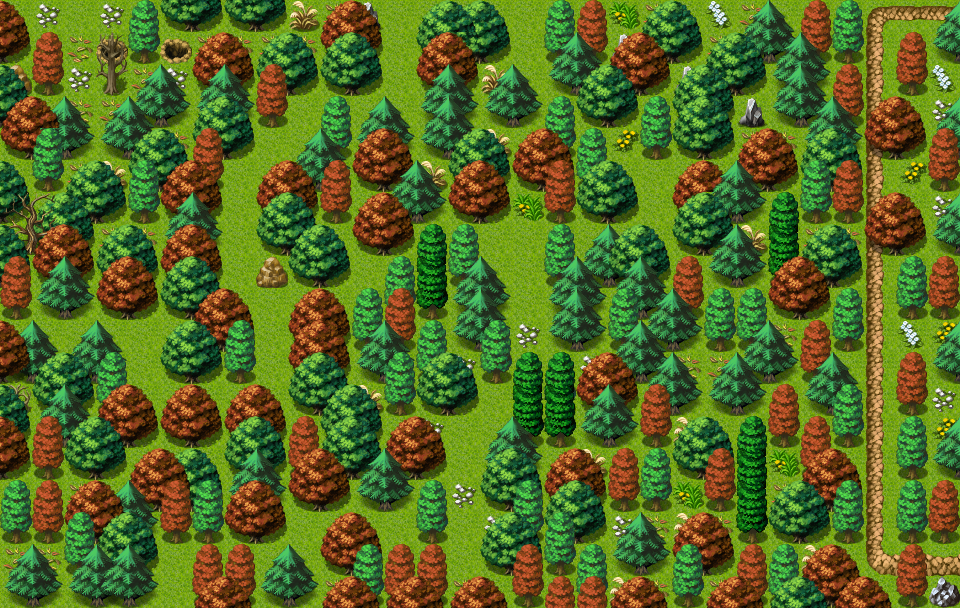

Tiled map render using the project's own tile images. Description and the map definition, with tile-layer contents summarised, below:
An orthogonal 30x19 tile map with 32x32 px tiles, 4 tile layers (Ground, Objects, Above, Top), 2 hidden layers not drawn, 61 tilesets and 15 objects (11x spawn, 4x mapchange).

<map version="1.8" tiledversion="1.8.4" orientation="orthogonal" renderorder="right-down" width="30" height="19" tilewidth="32" tileheight="32" infinite="0" nextlayerid="11" nextobjectid="16">
 <tileset firstgid="1" name="map_bed_1" tilewidth="32" tileheight="32" tilecount="128" columns="16">
  <image source="../drawable/map_bed_1.png" width="512" height="256" />
 </tileset>
 <tileset firstgid="129" name="map_border_1" tilewidth="32" tileheight="32" tilecount="128" columns="16">
  <image source="../drawable/map_border_1.png" width="512" height="256" />
 </tileset>
 <tileset firstgid="257" name="map_bridge_1" tilewidth="32" tileheight="32" tilecount="128" columns="16">
  <image source="../drawable/map_bridge_1.png" width="512" height="256" />
 </tileset>
 <tileset firstgid="385" name="map_bridge_2" tilewidth="32" tileheight="32" tilecount="128" columns="16">
  <image source="../drawable/map_bridge_2.png" width="512" height="256" />
 </tileset>
 <tileset firstgid="513" name="map_broken_1" tilewidth="32" tileheight="32" tilecount="128" columns="16">
  <image source="../drawable/map_broken_1.png" width="512" height="256" />
 </tileset>
 <tileset firstgid="641" name="map_cavewall_1" tilewidth="32" tileheight="32" tilecount="108" columns="18">
  <image source="../drawable/map_cavewall_1.png" width="576" height="192" />
 </tileset>
 <tileset firstgid="749" name="map_cavewall_2" tilewidth="32" tileheight="32" tilecount="108" columns="18">
  <image source="../drawable/map_cavewall_2.png" width="576" height="192" />
 </tileset>
 <tileset firstgid="857" name="map_cavewall_3" tilewidth="32" tileheight="32" tilecount="108" columns="18">
  <image source="../drawable/map_cavewall_3.png" width="576" height="192" />
 </tileset>
 <tileset firstgid="965" name="map_cavewall_4" tilewidth="32" tileheight="32" tilecount="108" columns="18">
  <image source="../drawable/map_cavewall_4.png" width="576" height="192" />
 </tileset>
 <tileset firstgid="1073" name="map_chair_table_1" tilewidth="32" tileheight="32" tilecount="128" columns="16">
  <image source="../drawable/map_chair_table_1.png" width="512" height="256" />
 </tileset>
 <tileset firstgid="1201" name="map_chair_table_2" tilewidth="32" tileheight="32" tilecount="128" columns="16">
  <image source="../drawable/map_chair_table_2.png" width="512" height="256" />
 </tileset>
 <tileset firstgid="1329" name="map_crate_1" tilewidth="32" tileheight="32" tilecount="128" columns="16">
  <image source="../drawable/map_crate_1.png" width="512" height="256" />
 </tileset>
 <tileset firstgid="1457" name="map_cupboard_1" tilewidth="32" tileheight="32" tilecount="128" columns="16">
  <image source="../drawable/map_cupboard_1.png" width="512" height="256" />
 </tileset>
 <tileset firstgid="1585" name="map_curtain_1" tilewidth="32" tileheight="32" tilecount="128" columns="16">
  <image source="../drawable/map_curtain_1.png" width="512" height="256" />
 </tileset>
 <tileset firstgid="1713" name="map_entrance_1" tilewidth="32" tileheight="32" tilecount="128" columns="16">
  <image source="../drawable/map_entrance_1.png" width="512" height="256" />
 </tileset>
 <tileset firstgid="1841" name="map_entrance_2" tilewidth="32" tileheight="32" tilecount="128" columns="16">
  <image source="../drawable/map_entrance_2.png" width="512" height="256" />
 </tileset>
 <tileset firstgid="1969" name="map_fence_1" tilewidth="32" tileheight="32" tilecount="128" columns="16">
  <image source="../drawable/map_fence_1.png" width="512" height="256" />
 </tileset>
 <tileset firstgid="2097" name="map_fence_2" tilewidth="32" tileheight="32" tilecount="128" columns="16">
  <image source="../drawable/map_fence_2.png" width="512" height="256" />
 </tileset>
 <tileset firstgid="2225" name="map_fence_3" tilewidth="32" tileheight="32" tilecount="128" columns="16">
  <image source="../drawable/map_fence_3.png" width="512" height="256" />
 </tileset>
 <tileset firstgid="2353" name="map_fence_4" tilewidth="32" tileheight="32" tilecount="128" columns="16">
  <image source="../drawable/map_fence_4.png" width="512" height="256" />
 </tileset>
 <tileset firstgid="2481" name="map_ground_1" tilewidth="32" tileheight="32" tilecount="128" columns="16">
  <image source="../drawable/map_ground_1.png" width="512" height="256" />
 </tileset>
 <tileset firstgid="2609" name="map_ground_2" tilewidth="32" tileheight="32" tilecount="128" columns="16">
  <image source="../drawable/map_ground_2.png" width="512" height="256" />
 </tileset>
 <tileset firstgid="2737" name="map_ground_3" tilewidth="32" tileheight="32" tilecount="128" columns="16">
  <image source="../drawable/map_ground_3.png" width="512" height="256" />
 </tileset>
 <tileset firstgid="2865" name="map_ground_4" tilewidth="32" tileheight="32" tilecount="128" columns="16">
  <image source="../drawable/map_ground_4.png" width="512" height="256" />
 </tileset>
 <tileset firstgid="2993" name="map_ground_5" tilewidth="32" tileheight="32" tilecount="128" columns="16">
  <image source="../drawable/map_ground_5.png" width="512" height="256" />
 </tileset>
 <tileset firstgid="3121" name="map_ground_6" tilewidth="32" tileheight="32" tilecount="128" columns="16">
  <image source="../drawable/map_ground_6.png" width="512" height="256" />
 </tileset>
 <tileset firstgid="3249" name="map_ground_7" tilewidth="32" tileheight="32" tilecount="128" columns="16">
  <image source="../drawable/map_ground_7.png" width="512" height="256" />
 </tileset>
 <tileset firstgid="3377" name="map_ground_8" tilewidth="32" tileheight="32" tilecount="128" columns="16">
  <image source="../drawable/map_ground_8.png" width="512" height="256" />
 </tileset>
 <tileset firstgid="3505" name="map_house_1" tilewidth="32" tileheight="32" tilecount="128" columns="16">
  <image source="../drawable/map_house_1.png" width="512" height="256" />
 </tileset>
 <tileset firstgid="3633" name="map_house_2" tilewidth="32" tileheight="32" tilecount="128" columns="16">
  <image source="../drawable/map_house_2.png" width="512" height="256" />
 </tileset>
 <tileset firstgid="3761" name="map_indoor_1" tilewidth="32" tileheight="32" tilecount="128" columns="16">
  <image source="../drawable/map_indoor_1.png" width="512" height="256" />
 </tileset>
 <tileset firstgid="3889" name="map_indoor_2" tilewidth="32" tileheight="32" tilecount="128" columns="16">
  <image source="../drawable/map_indoor_2.png" width="512" height="256" />
 </tileset>
 <tileset firstgid="4017" name="map_kitchen_1" tilewidth="32" tileheight="32" tilecount="128" columns="16">
  <image source="../drawable/map_kitchen_1.png" width="512" height="256" />
 </tileset>
 <tileset firstgid="4145" name="map_outdoor_1" tilewidth="32" tileheight="32" tilecount="128" columns="16">
  <image source="../drawable/map_outdoor_1.png" width="512" height="256" />
 </tileset>
 <tileset firstgid="4273" name="map_pillar_1" tilewidth="32" tileheight="32" tilecount="128" columns="16">
  <image source="../drawable/map_pillar_1.png" width="512" height="256" />
 </tileset>
 <tileset firstgid="4401" name="map_pillar_2" tilewidth="32" tileheight="32" tilecount="128" columns="16">
  <image source="../drawable/map_pillar_2.png" width="512" height="256" />
 </tileset>
 <tileset firstgid="4529" name="map_plant_1" tilewidth="32" tileheight="32" tilecount="128" columns="16">
  <image source="../drawable/map_plant_1.png" width="512" height="256" />
 </tileset>
 <tileset firstgid="4657" name="map_plant_2" tilewidth="32" tileheight="32" tilecount="128" columns="16">
  <image source="../drawable/map_plant_2.png" width="512" height="256" />
 </tileset>
 <tileset firstgid="4785" name="map_rock_1" tilewidth="32" tileheight="32" tilecount="128" columns="16">
  <image source="../drawable/map_rock_1.png" width="512" height="256" />
 </tileset>
 <tileset firstgid="4913" name="map_rock_2" tilewidth="32" tileheight="32" tilecount="128" columns="16">
  <image source="../drawable/map_rock_2.png" width="512" height="256" />
 </tileset>
 <tileset firstgid="5041" name="map_roof_1" tilewidth="32" tileheight="32" tilecount="128" columns="16">
  <image source="../drawable/map_roof_1.png" width="512" height="256" />
 </tileset>
 <tileset firstgid="5169" name="map_roof_2" tilewidth="32" tileheight="32" tilecount="128" columns="16">
  <image source="../drawable/map_roof_2.png" width="512" height="256" />
 </tileset>
 <tileset firstgid="5297" name="map_roof_3" tilewidth="32" tileheight="32" tilecount="128" columns="16">
  <image source="../drawable/map_roof_3.png" width="512" height="256" />
 </tileset>
 <tileset firstgid="5425" name="map_shop_1" tilewidth="32" tileheight="32" tilecount="128" columns="16">
  <image source="../drawable/map_shop_1.png" width="512" height="256" />
 </tileset>
 <tileset firstgid="5553" name="map_sign_ladder_1" tilewidth="32" tileheight="32" tilecount="128" columns="16">
  <image source="../drawable/map_sign_ladder_1.png" width="512" height="256" />
 </tileset>
 <tileset firstgid="5681" name="map_table_1" tilewidth="32" tileheight="32" tilecount="128" columns="16">
  <image source="../drawable/map_table_1.png" width="512" height="256" />
 </tileset>
 <tileset firstgid="5809" name="map_trail_1" tilewidth="32" tileheight="32" tilecount="128" columns="16">
  <image source="../drawable/map_trail_1.png" width="512" height="256" />
 </tileset>
 <tileset firstgid="5937" name="map_transition_1" tilewidth="32" tileheight="32" tilecount="128" columns="16">
  <image source="../drawable/map_transition_1.png" width="512" height="256" />
 </tileset>
 <tileset firstgid="6065" name="map_transition_2" tilewidth="32" tileheight="32" tilecount="128" columns="16">
  <image source="../drawable/map_transition_2.png" width="512" height="256" />
 </tileset>
 <tileset firstgid="6193" name="map_transition_3" tilewidth="32" tileheight="32" tilecount="128" columns="16">
  <image source="../drawable/map_transition_3.png" width="512" height="256" />
 </tileset>
 <tileset firstgid="6321" name="map_transition_4" tilewidth="32" tileheight="32" tilecount="128" columns="16">
  <image source="../drawable/map_transition_4.png" width="512" height="256" />
 </tileset>
 <tileset firstgid="6449" name="map_transition_5" tilewidth="32" tileheight="32" tilecount="128" columns="16">
  <image source="../drawable/map_transition_5.png" width="512" height="256" />
 </tileset>
 <tileset firstgid="6577" name="map_tree_1" tilewidth="32" tileheight="32" tilecount="128" columns="16">
  <image source="../drawable/map_tree_1.png" width="512" height="256" />
 </tileset>
 <tileset firstgid="6705" name="map_tree_2" tilewidth="32" tileheight="32" tilecount="128" columns="16">
  <image source="../drawable/map_tree_2.png" width="512" height="256" />
 </tileset>
 <tileset firstgid="6833" name="map_wall_1" tilewidth="32" tileheight="32" tilecount="128" columns="16">
  <image source="../drawable/map_wall_1.png" width="512" height="256" />
 </tileset>
 <tileset firstgid="6961" name="map_wall_2" tilewidth="32" tileheight="32" tilecount="120" columns="15">
  <image source="../drawable/map_wall_2.png" width="480" height="256" />
 </tileset>
 <tileset firstgid="7081" name="map_wall_3" tilewidth="32" tileheight="32" tilecount="120" columns="15">
  <image source="../drawable/map_wall_3.png" width="480" height="256" />
 </tileset>
 <tileset firstgid="7201" name="map_wall_4" tilewidth="32" tileheight="32" tilecount="120" columns="15">
  <image source="../drawable/map_wall_4.png" width="480" height="256" />
 </tileset>
 <tileset firstgid="7321" name="map_window_1" tilewidth="32" tileheight="32" tilecount="128" columns="16">
  <image source="../drawable/map_window_1.png" width="512" height="256" />
 </tileset>
 <tileset firstgid="7449" name="map_window_2" tilewidth="32" tileheight="32" tilecount="128" columns="16">
  <image source="../drawable/map_window_2.png" width="512" height="256" />
 </tileset>
 <tileset firstgid="7577" name="map_tree_1" tilewidth="32" tileheight="32" tilecount="128" columns="16">
  <image source="../drawable/map_tree_1.png" width="512" height="256" />
 </tileset>
 <layer id="1" name="Ground" width="30" height="19">
  <data>[570 cells, 570 non-empty, 1 distinct tile ids]</data>
 </layer>
 <layer id="2" name="Breadcrumb" width="30" height="19" visible="0">
  <data>[570 cells, 76 non-empty, 1 distinct tile ids]</data>
 </layer>
 <layer id="3" name="Objects" width="30" height="19">
  <data>[570 cells, 430 non-empty, 27 distinct tile ids]</data>
 </layer>
 <layer id="4" name="Above" width="30" height="19">
  <data>[570 cells, 344 non-empty, 16 distinct tile ids]</data>
 </layer>
 <layer id="5" name="Top" width="30" height="19">
  <data>[570 cells, 20 non-empty, 10 distinct tile ids]</data>
 </layer>
 <layer id="6" name="Walkable" width="30" height="19" visible="0">
  <data>[570 cells, 379 non-empty, 1 distinct tile ids]</data>
 </layer>
 <objectgroup id="7" name="Mapevents">
  <object id="1" name="north1" type="mapchange" x="384" y="0" width="32" height="32">
   <properties>
    <property name="map" value="sullengard_west_ravine" />
    <property name="place" value="south1" />
   </properties>
  </object>
  <object id="2" name="north2" type="mapchange" x="512" y="0" width="32" height="32">
   <properties>
    <property name="map" value="sullengard_west_ravine" />
    <property name="place" value="south2" />
   </properties>
  </object>
  <object id="3" name="west" type="mapchange" x="0" y="320" width="32" height="32">
   <properties>
    <property name="map" value="sullengard_woods13" />
    <property name="place" value="east" />
   </properties>
  </object>
  <object id="4" name="south" type="mapchange" x="160" y="576" width="32" height="32">
   <properties>
    <property name="map" value="sullengard_woods3" />
    <property name="place" value="north" />
   </properties>
  </object>
 </objectgroup>
 <objectgroup id="8" name="Spawn" visible="0">
  <object id="5" name="sull_forest_tree_fungus_spawn1" type="spawn" x="224" y="544" width="96" height="32">
   <properties>
    <property name="spawngroup" value="sull_forest_tree_fungus" />
   </properties>
  </object>
  <object id="6" name="sull_forest_tree_fungus_spawn2" type="spawn" x="288" y="512" width="128" height="32">
   <properties>
    <property name="spawngroup" value="sull_forest_tree_fungus" />
   </properties>
  </object>
  <object id="7" name="sull_forest_tree_fungus_spawn3" type="spawn" x="512" y="224" width="32" height="192">
   <properties>
    <property name="quantity" value="2" />
    <property name="spawngroup" value="sull_forest_tree_fungus" />
   </properties>
  </object>
  <object id="8" name="broxwood_spawn1" type="spawn" x="384" y="416" width="128" height="32">
   <properties>
    <property name="spawngroup" value="broxwood" />
   </properties>
  </object>
  <object id="9" name="broxwood_spawn2" type="spawn" x="416" y="480" width="32" height="32">
   <properties>
    <property name="spawngroup" value="broxwood" />
   </properties>
  </object>
  <object id="10" name="broxwood_spawn3" type="spawn" x="512" y="352" width="96" height="32">
   <properties>
    <property name="spawngroup" value="broxwood" />
   </properties>
  </object>
  <object id="11" name="broxwood_spawn4" type="spawn" x="608" y="160" width="128" height="32">
   <properties>
    <property name="spawngroup" value="broxwood" />
   </properties>
  </object>
  <object id="12" name="sullengard_venom_snake_spawn1" type="spawn" x="128" y="384" width="160" height="32">
   <properties>
    <property name="spawngroup" value="sullengard_venom_snake" />
   </properties>
  </object>
  <object id="13" name="sullengard_venom_snake_spawn2" type="spawn" x="96" y="320" width="96" height="32">
   <properties>
    <property name="spawngroup" value="sullengard_venom_snake" />
   </properties>
  </object>
  <object id="14" name="sullengard_venom_snake_spawn3" type="spawn" x="224" y="288" width="160" height="32">
   <properties>
    <property name="quantity" value="2" />
    <property name="spawngroup" value="sullengard_venom_snake" />
   </properties>
  </object>
  <object id="15" name="sull_red_forest_snake_spawn" type="spawn" x="288" y="96" width="128" height="32">
   <properties>
    <property name="spawngroup" value="sull_red_forest_snake" />
   </properties>
  </object>
 </objectgroup>
 <objectgroup id="9" name="Keys" />
 <objectgroup id="10" name="Replace" />
</map>
